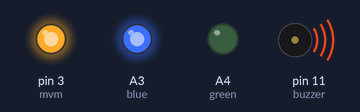
Recording of a sketch running on a simulated Arduino Uno, built for the host (arithmetic inside an expression is 32-bit, double 64-bit). Shown: output pins drawn as LEDs (lit = HIGH), buzzer (waves = sounding). What the sketch prints to the serial monitor is not drawn.

Above: at 0.1 s.
Timing chart, 0 to 1.6 s (numbered marks = the images above):
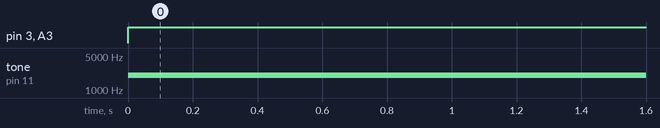

The sketch:

EyeBS.ino
```cpp
#include "Ultrasonic.h"

int trigger = 10, echo = 9;
int buzzer = 11;
int mvm = 3;
int blue = A3;
int green = A4;
int red = A5;
float distancia = 0;
HC_SR04 sensor1(trigger, echo);

void setup()
{
  pinMode(trigger, OUTPUT);
  pinMode(echo, INPUT);
  pinMode(green, OUTPUT);
  pinMode(blue, OUTPUT);
  pinMode(buzzer, OUTPUT);
  pinMode(mvm, OUTPUT);
  Serial.begin(9600);
}

void loop()
{
  distancia = sensor1.distance();

  if (distancia <= 60) {
    tone(buzzer, 2000, 500);
    analogWrite(mvm, 255);
    analogWrite(blue, 255);
    analogWrite(green, 0);

  }
  else if (distancia > 60 && distancia <= 110) {
    tone(buzzer, 2000, 250);
    analogWrite(mvm, 0);
    analogWrite(blue, 255);
    analogWrite(green, 255);
  }
  else if (distancia > 110) {
    noTone(buzzer);
    analogWrite(mvm, 0);
    analogWrite(blue, 0);
    analogWrite(green, 255);
  }

  Serial.print("Distancia em centimentros: ");
  Serial.println(distancia);
  delay(300);
}
```

Measured:
- by itself, pin 3 (mvm), A3 (blue): LOW → HIGH at 0.00 s
- by itself, tone on pin 11 (buzzer): silent → 2000 Hz at 0.00 s
